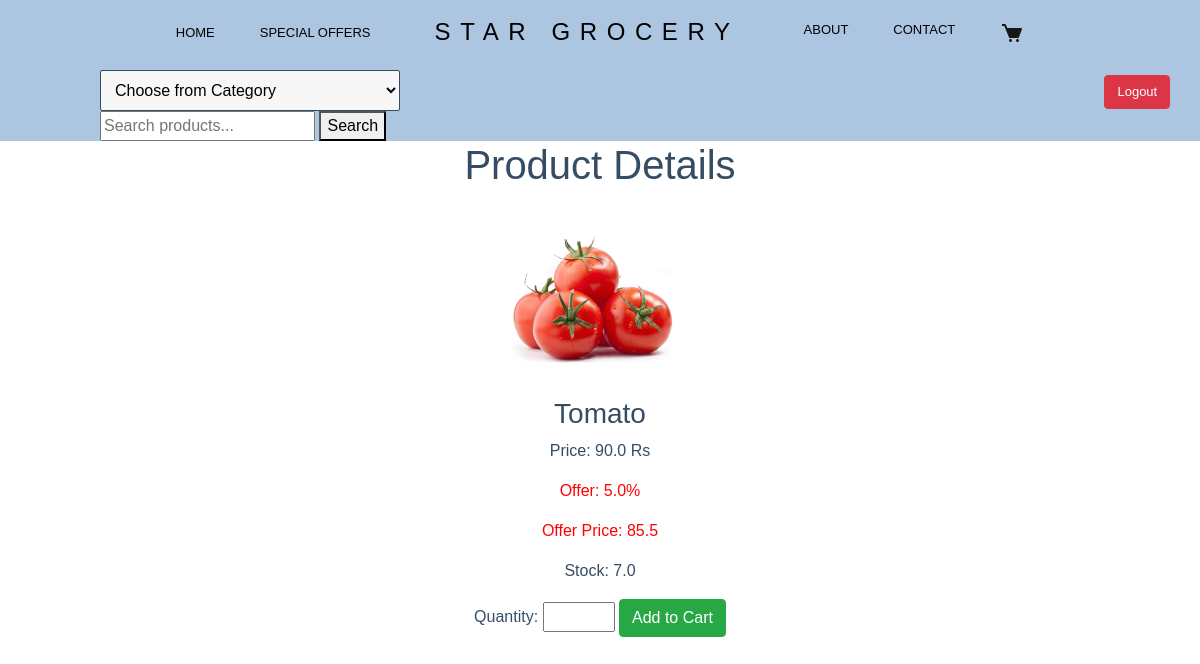
Screenshot of /Product/1 with the database file from the repository.
### models.py (models this page shows)
class Product(db.Model):
    id = db.Column(db.Integer, primary_key=True)
    name = db.Column(db.String(255), nullable=False, unique=True)
    price = db.Column(db.Float, nullable=False)
    stock = db.Column(db.Float, nullable=False)
    image = db.Column(db.String(255), nullable=True)
    category = db.Column(db.String(50), nullable=False)
    offer = db.Column(db.String(255), nullable=True)

### app.py (the view)
@app.route('/Product/<int:id>')
def ProductDisplay(id):
    product = Product.query.get(id)
    return render_template('Product Display.html', product=product)

### templates/Product Display.html (shortened to what this page needs)
<!DOCTYPE html>
<html>
<head>
    <link rel="stylesheet" href="https://maxcdn.bootstrapcdn.com/bootstrap/4.5.2/css/bootstrap.min.css">
    <link rel="stylesheet" href="{{ url_for('static', filename='style.css') }}">
</head>
<body>
  <header>
    <div class="home-container">
      <div class="home-navbar">
        <header data-role="Header" class="home-header max-width-container">
          <div class="home-navbar1">
            <div class="home-middle">
              <div class="home-left">
                <a class="navbar-link" href="{{ url_for('StarGrocery') }}" >HOME</a>
                <a class="navbar-link" href="{{ url_for('SpecialOffers') }}">SPECIAL OFFERS</a>
              </div>
              <a class="navbar-logo-title" href="{{ url_for('StarGrocery') }}">STAR GROCERY</a>
              <div class="home-right">
                <a class="navbar-link" href="{{ url_for('About') }}">ABOUT</a>
                <a class="navbar-link" href="{{ url_for('Contact') }}">CONTACT</a>
            <div class="home-icons">
              <a href="{{ url_for('MyCart') }}"><img
                alt="iconsbxscart3271299"
                class="home-image1"
              /></a>
            </div>
          </div>
        </div>
      </div>
      </div>
      </div>
   <select id="CategoryDropdown" onchange="redirectToCategory()">
     <option value="" disabled selected>Choose from Category</option>
   </select>
   <a class="btn btn-danger" href="{{ url_for('Logout') }}" style=" color: #ffffff; margin-left: 700px; font-size: 13px;">Logout</a>
   <form action="{{ url_for('Search') }}" style="margin-left: 100px;" method="GET">
    <input type="text" name="query" placeholder="Search products...">
    <button type="submit">Search</button>
   </form>
  </header>
 <main>
  <div>
    <h1>Product Details</h1>
    <div class="product">
      <img src="{{ url_for('static', filename=product.image) }}" alt="{{ product.name }}">
      <h3>{{ product.name }}</h3>
      <p>Price: {{ product.price }} Rs</p>
      {% if product.offer != None %}
          <p style ="color: red">Offer: {{ product.offer }}%</p>
          <p style ="color: red">Offer Price: {{ product.price-(product.price*product.offer/100) }}</p>
      {% endif %}
      <p>Stock: {{ product.stock }}</p>
      <form method="post" action="{{ url_for('AddCart', id=product.id) }}">
        <label for="Quantity">Quantity:</label>
        <input type="number" id="Quantity" name="Quantity" min="1" max="{{ product.stock }}" required>
        <button type="submit" class="btn btn-success">Add to Cart</button>
      </form>
    </div>
  </div>
 </main>
</body>
</html>

### static/Style.css (style rules this page uses)
body { font-family: Trebuchet MS, sans-serif; background-color: #ffffff; margin:0; padding:0; }
header { background-color: #acc5e1ff; }
main { text-align: center; color: #364c63; }
#CategoryDropdown { margin-left: 100px; padding: 10px; background-color: #f7f7f7; border: 1px solid #364c63; width: 300px; border-radius: 2px; }
.home-navbar { top: 0; padding-top: 20px; padding-bottom: 20px; width: 100%; display: flex; z-index: 1000; position: fixed; align-items: center; flex-direction: column; background-color: #acc5e1ff; }
.home-navbar1 { width: 100%; display: flex; position: relative; align-items: center; justify-content: space-between; }
.home-container { width: 100%; display: flex; overflow-x: hidden; align-items: center; padding-top: 70px; flex-direction: column; }
.home-middle { display: flex; position: relative; box-sizing: border-box; align-items: center; flex-shrink: 1; font-family: Trebuchet MS, sans-serif; border-color: transparent; justify-content: center; }
.home-left { display: flex; grid-gap: 45px; position: relative; align-items: flex-start; }
.home-right { display: flex; grid-gap: 45px; position: relative; align-items: flex-start; }
.navbar-link { color: rgba(0, 0, 0, 1); cursor: pointer; height: auto; font-size: 13px; text-align: left; transition: 0.3s; font-family: Trebuchet MS, sans-serif; font-weight: 500; text-decoration: none; }
.navbar-logo-title { color: #000000; cursor: pointer; height: auto; font-size: 24px; transition: 0.3s; font-family: Trebuchet MS, sans-serif; font-weight: 500; line-height: 20px; margin-left: 64px; margin-right: 64px; letter-spacing: 0.4em; text-decoration: none; }
a { text-decoration: none; }
.home-icons { display: flex; }

### rows the page displays
Product: image+name (picture), name "Tomato", price "90.0", offer "5.0", product.price-(product.price*product.offer/100) "85.5", stock "7.0"
